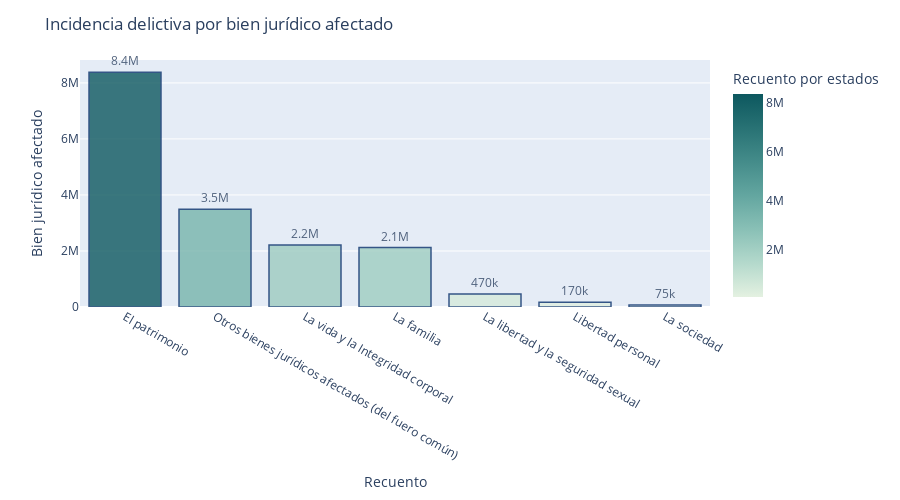

The code cell stored with this chart in its notebook:
### Code cell
#print(bien_recuento) simon
fig1 = px.bar(bien_recuento, x='Bien jurídico afectado', y='Recuento', text='Recuento', text_auto='.2s',
              color='Recuento', labels={'Recuento': 'Recuento por estados'},
              color_continuous_scale='mint')  
fig1.update_traces(marker_line_color='rgb(8,48,107)', marker_line_width=1.5,
                    opacity=0.8, textposition='inside') 
fig1.update_layout(title_text='Incidencia delictiva por bien jurídico afectado', yaxis_title='Bien jurídico afectado',
                   xaxis_title='Recuento', height=500, xaxis={'categoryorder':'total descending'})
fig1.update_traces(textfont_size=12, textangle=0, textposition="outside", cliponaxis=False)
#fig1.update_layout(barmode='stack', xaxis={'categoryorder':'total descending'})
fig1.show()

### Figure 1 — Plotly figure (JSON) as saved in the notebook; plotly's stock layout.template omitted (floating-point values rounded to 4 significant figures)
{"data": [{"alignmentgroup": "True", "cliponaxis": false, "hovertemplate": "Bien jurídico afectado=%{x}<br>Recuento por estados=%{marker.color}<extra></extra>", "legendgroup": "", "marker": {"color": [8377022, 2120972, 468180, 75415, 2211089, 173470, 3490231], "coloraxis": "coloraxis", "line": {"color": "rgb(8,48,107)", "width": 1.5}, "pattern": {"shape": ""}}, "name": "", "offsetgroup": "", "opacity": 0.8, "orientation": "v", "showlegend": false, "text": [8377022, 2120972, 468180, 75415, 2211089, 173470, 3490231], "textangle": 0, "textfont": {"size": 12}, "textposition": "outside", "texttemplate": "%{y:.2s}", "type": "bar", "x": ["El patrimonio", "La familia", "La libertad y la seguridad sexual", "La sociedad", "La vida y la Integridad corporal", "Libertad personal", "Otros bienes jurídicos afectados (del fuero común)"], "xaxis": "x", "y": [8377022, 2120972, 468180, 75415, 2211089, 173470, 3490231], "yaxis": "y"}], "layout": {"barmode": "relative", "coloraxis": {"colorbar": {"title": {"text": "Recuento por estados"}}, "colorscale": [[0, "rgb(228, 241, 225)"], [0.1667, "rgb(180, 217, 204)"], [0.3333, "rgb(137, 192, 182)"], [0.5, "rgb(99, 166, 160)"], [0.6667, "rgb(68, 140, 138)"], [0.8333, "rgb(40, 114, 116)"], [1, "rgb(13, 88, 95)"]]}, "height": 500, "legend": {"tracegroupgap": 0}, "margin": {"t": 60}, "title": {"text": "Incidencia delictiva por bien jurídico afectado"}, "xaxis": {"anchor": "y", "categoryorder": "total descending", "domain": [0, 1], "title": {"text": "Recuento"}}, "yaxis": {"anchor": "x", "domain": [0, 1], "title": {"text": "Bien jurídico afectado"}}}}
